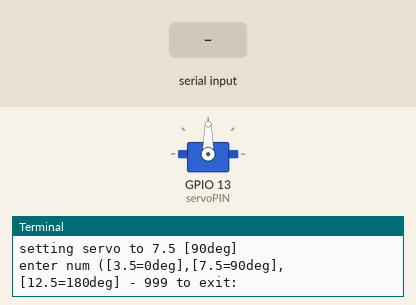
This program was run on a simulated Raspberry Pi (BCM pin numbers). On the bench: servo, the last lines printed to the terminal. The test bench sets the inputs (shaded band). Servo angles are drawn from the pulse width (0.5 ms = 0°, 2.5 ms = 180°).

Above: at 1.2 s.
1.3 s: "5" typed at the terminal, then Enter
At 1.6 s:
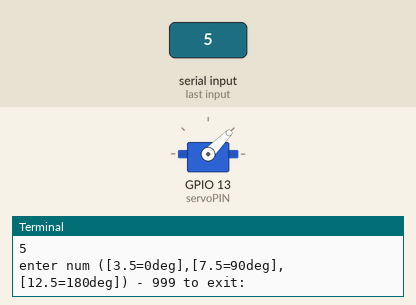
Timing chart, 0 to 4.3 s (numbered marks = the images above; inputs shaded):
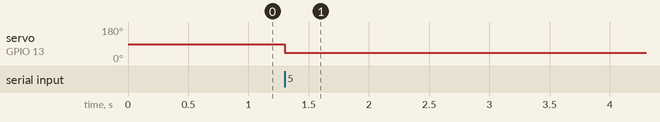

Measured:
- after the input at 1.3 s, servo on GPIO 13 (servoPIN): 90° → 45° at once

The program:

gate_servo.py
```python
#!/usr/bin/python3

#3.5 - 0
#7.5 - 90
#12.5 - 180


import RPi.GPIO as GPIO
import time
import sys


#servoPIN = 17 #empty one for test
servoPIN = 13 #game servo
GPIO.setmode(GPIO.BCM)
GPIO.setup(servoPIN, GPIO.OUT)

p = GPIO.PWM(servoPIN, 50) # GPIO 17 for PWM with 50Hz

print("setting servo to 7.5 [90deg]")
p.start(7.5) # Initialization

myinput = input("enter num ([3.5=0deg],[7.5=90deg],[12.5=180deg] - 999 to exit: ")
while(str(myinput) != "999"):
  p.ChangeDutyCycle(float(myinput))
  myinput = input("enter num ([3.5=0deg],[7.5=90deg],[12.5=180deg]) - 999 to exit: ")

p.stop()
GPIO.cleanup()


#########
### limit for game 5.5 - 9.5
#########
```
